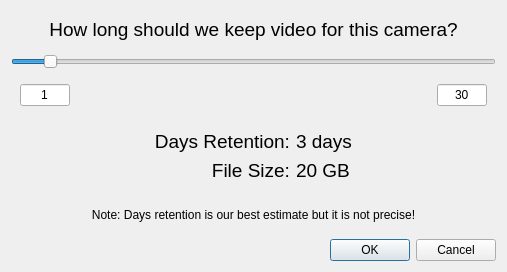
<?xml version="1.0" encoding="UTF-8"?>
<ui version="4.0">
 <class>Retention</class>
 <widget class="QDialog" name="Retention">
  <property name="geometry">
   <rect>
    <x>0</x>
    <y>0</y>
    <width>507</width>
    <height>272</height>
   </rect>
  </property>
  <property name="windowTitle">
   <string>Dialog</string>
  </property>
  <layout class="QVBoxLayout" name="verticalLayout">
   <item>
    <widget class="QLabel" name="label">
     <property name="font">
      <font>
       <pointsize>14</pointsize>
      </font>
     </property>
     <property name="text">
      <string>How long should we keep video for this camera?</string>
     </property>
     <property name="alignment">
      <set>Qt::AlignCenter</set>
     </property>
    </widget>
   </item>
   <item>
    <widget class="QSlider" name="retentionSlider">
     <property name="minimum">
      <number>1</number>
     </property>
     <property name="maximum">
      <number>30</number>
     </property>
     <property name="value">
      <number>3</number>
     </property>
     <property name="orientation">
      <enum>Qt::Horizontal</enum>
     </property>
    </widget>
   </item>
   <item>
    <widget class="QWidget" name="widget" native="true">
     <property name="sizePolicy">
      <sizepolicy hsizetype="Preferred" vsizetype="Fixed">
       <horstretch>0</horstretch>
       <verstretch>0</verstretch>
      </sizepolicy>
     </property>
     <layout class="QHBoxLayout" name="horizontalLayout">
      <item>
       <widget class="QLineEdit" name="lineEdit">
        <property name="sizePolicy">
         <sizepolicy hsizetype="Fixed" vsizetype="Fixed">
          <horstretch>0</horstretch>
          <verstretch>0</verstretch>
         </sizepolicy>
        </property>
        <property name="maximumSize">
         <size>
          <width>50</width>
          <height>16777215</height>
         </size>
        </property>
        <property name="text">
         <string>1</string>
        </property>
        <property name="alignment">
         <set>Qt::AlignCenter</set>
        </property>
        <property name="readOnly">
         <bool>true</bool>
        </property>
       </widget>
      </item>
      <item>
       <spacer name="horizontalSpacer">
        <property name="orientation">
         <enum>Qt::Horizontal</enum>
        </property>
        <property name="sizeHint" stdset="0">
         <size>
          <width>40</width>
          <height>20</height>
         </size>
        </property>
       </spacer>
      </item>
      <item>
       <widget class="QLineEdit" name="maxDaysRetention">
        <property name="sizePolicy">
         <sizepolicy hsizetype="Fixed" vsizetype="Fixed">
          <horstretch>0</horstretch>
          <verstretch>0</verstretch>
         </sizepolicy>
        </property>
        <property name="maximumSize">
         <size>
          <width>50</width>
          <height>16777215</height>
         </size>
        </property>
        <property name="text">
         <string>30</string>
        </property>
        <property name="alignment">
         <set>Qt::AlignCenter</set>
        </property>
       </widget>
      </item>
     </layout>
    </widget>
   </item>
   <item alignment="Qt::AlignHCenter">
    <widget class="QWidget" name="widget_2" native="true">
     <layout class="QGridLayout" name="gridLayout">
      <item row="0" column="0">
       <widget class="QLabel" name="label_2">
        <property name="font">
         <font>
          <pointsize>14</pointsize>
         </font>
        </property>
        <property name="text">
         <string>Days Retention:</string>
        </property>
        <property name="alignment">
         <set>Qt::AlignRight|Qt::AlignTrailing|Qt::AlignVCenter</set>
        </property>
       </widget>
      </item>
      <item row="0" column="1">
       <widget class="QLabel" name="label_4">
        <property name="font">
         <font>
          <pointsize>14</pointsize>
         </font>
        </property>
        <property name="text">
         <string>3 days</string>
        </property>
       </widget>
      </item>
      <item row="1" column="0">
       <widget class="QLabel" name="label_3">
        <property name="font">
         <font>
          <pointsize>14</pointsize>
         </font>
        </property>
        <property name="text">
         <string>File Size:</string>
        </property>
        <property name="alignment">
         <set>Qt::AlignRight|Qt::AlignTrailing|Qt::AlignVCenter</set>
        </property>
       </widget>
      </item>
      <item row="1" column="1">
       <widget class="QLabel" name="label_5">
        <property name="font">
         <font>
          <pointsize>14</pointsize>
         </font>
        </property>
        <property name="text">
         <string>20 GB</string>
        </property>
       </widget>
      </item>
     </layout>
    </widget>
   </item>
   <item>
    <widget class="QLabel" name="label_6">
     <property name="text">
      <string>Note: Days retention is our best estimate but it is not precise!</string>
     </property>
     <property name="alignment">
      <set>Qt::AlignCenter</set>
     </property>
    </widget>
   </item>
   <item>
    <widget class="QDialogButtonBox" name="buttonBox">
     <property name="orientation">
      <enum>Qt::Horizontal</enum>
     </property>
     <property name="standardButtons">
      <set>QDialogButtonBox::Cancel|QDialogButtonBox::Ok</set>
     </property>
    </widget>
   </item>
  </layout>
 </widget>
 <resources/>
 <connections>
  <connection>
   <sender>buttonBox</sender>
   <signal>accepted()</signal>
   <receiver>Dialog</receiver>
   <slot>accept()</slot>
   <hints>
    <hint type="sourcelabel">
     <x>248</x>
     <y>254</y>
    </hint>
    <hint type="destinationlabel">
     <x>157</x>
     <y>274</y>
    </hint>
   </hints>
  </connection>
  <connection>
   <sender>buttonBox</sender>
   <signal>rejected()</signal>
   <receiver>Dialog</receiver>
   <slot>reject()</slot>
   <hints>
    <hint type="sourcelabel">
     <x>316</x>
     <y>260</y>
    </hint>
    <hint type="destinationlabel">
     <x>286</x>
     <y>274</y>
    </hint>
   </hints>
  </connection>
 </connections>
</ui>
